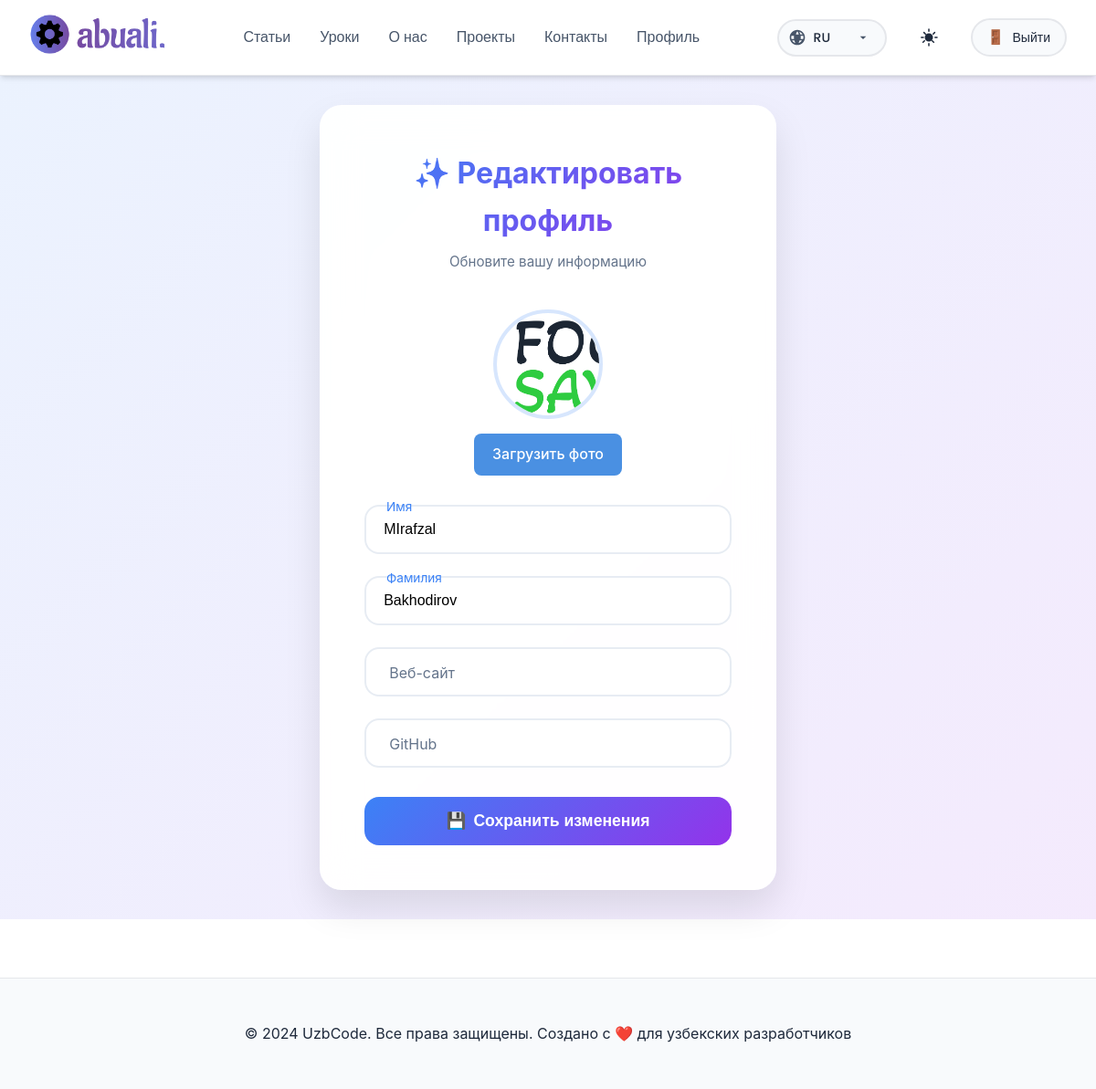
The page /ru/accounts/profile/edit/ (signed in) on the database its author committed.
### accounts/models.py (models this page shows, shortened)
class CustomUser(AbstractUser):
    avatar = models.ImageField(upload_to='avatars/', null=True, blank=True)
    bio = models.TextField(max_length=500, blank=True)
    website = models.URLField(blank=True)
    github = models.URLField(blank=True)
    linkedin = models.URLField(blank=True)
    created_at = models.DateTimeField(auto_now_add=True)
    groups = models.ManyToManyField(
        'auth.Group',
        related_name='custom_user_set',
        blank=True,
        help_text='The groups this user belongs to.',
        verbose_name='groups',
    )
    user_permissions = models.ManyToManyField(
        'auth.Permission',
        related_name='custom_user_set',
        blank=True,
        help_text='Specific permissions for this user.',
        verbose_name='user permissions',
    )

### accounts/views.py (the view)
# urls.py: path('profile/edit/', views.edit_profile, name='edit_profile'),
@login_required
def edit_profile(request):
    if request.method == 'POST':
        form = UserProfileForm(request.POST, request.FILES, instance=request.user)
        if form.is_valid():
            form.save()
            messages.success(request, 'Профиль успешно обновлен!')
            return redirect('profile')
    else:
        form = UserProfileForm(instance=request.user)
    return render(request, 'accounts/edit_profile.html', {'form': form})

### accounts/forms.py
class UserProfileForm(forms.ModelForm):
    class Meta:
        model = CustomUser
        fields = ('avatar', 'first_name', 'last_name', 'linkedin', 'website', 'github')
        widgets = {
            'avatar': forms.FileInput(attrs={'class': 'form-control'}),
            'first_name': forms.TextInput(attrs={'class': 'form-control', 'placeholder': ' '}),
            'last_name': forms.TextInput(attrs={'class': 'form-control', 'placeholder': ' '}),
            'website': forms.URLInput(attrs={'class': 'form-control', 'placeholder': ' '}),
            'github': forms.URLInput(attrs={'class': 'form-control', 'placeholder': ' '}),
            'linkedin': forms.URLInput(attrs={'class': 'form-control', 'placeholder': ' '}),
        }

### templates/accounts/edit_profile.html (shortened to what this page needs)
{% extends 'base.html' %}
{% load i18n %}
{% block content %}
<div class="profile-container">
    <div class="profile-card">
        <div class="profile-header">
            <h2>✨ {% trans "Edit Profile" %}</h2>
            <p>{% trans "Update your information" %}</p>
        </div>
        <form class="profile-form" method="post" enctype="multipart/form-data">
            <div class="avatar-section">
                <div class="avatar-wrapper">
                    {% if user.avatar %}
                        <img src="{{ user.avatar.url }}" alt="Profile" class="avatar-img">
                    {% else %}
                        <div class="avatar-placeholder">{{ user.get_initials }}</div>
                    {% endif %}
                </div>
                <div class="avatar-upload-wrapper">
                    <label for="{{ form.avatar.id_for_label }}" class="avatar-upload-label">
                        {% trans "Upload Photo" %}
                    </label>
                </div>
            </div>
            <div class="form-grid">
                <div class="form-field">
                    {{ form.first_name }}
                    <label for="{{ form.first_name.id_for_label }}">{% trans "First Name" %}</label>
                </div>
                <div class="form-field">
                    {{ form.last_name }}
                    <label for="{{ form.last_name.id_for_label }}">{% trans "Last Name" %}</label>
                </div>
                <div class="form-field">
                    {{ form.website }}
                    <label for="{{ form.website.id_for_label }}">{% trans "Website" %}</label>
                </div>
                <div class="form-field">
                    {{ form.github }}
                    <label for="{{ form.github.id_for_label }}">{% trans "GitHub" %}</label>
                </div>
            </div>
            <button type="submit" class="save-btn">
                <span>💾</span>
                {% trans "Save Changes" %}
            </button>
        </form>
    </div>
</div>
{% endblock %}

### static/css/_variables.css (style rules this page uses)
:root { --bg-primary: #ffffff; --bg-secondary: #f8fafc; --bg-card: #ffffff; --text-primary: #1e293b; --text-secondary: #475569; --text-muted: #64748b; --text-on-accent: #ffffff; --accent-primary: #6366f1; --accent-secondary: #14b8a6; --accent-hover: #4f46e5; --border: #e5e7eb; --border-light: #f3f4f6; --success: #10b981; --warning: #f59e0b; --error: #ef4444; --info: #3b82f6; --bg-error: #fef2f2; --bg-success: #f0fdf4; --bg-warning: #fffbeb; --bg-info: #eff6ff; --border-error: #fecaca; --border-success: #bbf7d0; --border-warning: #fed7aa; --border-info: #bfdbfe; --text-error: #dc2626; --text-success: #059669; --text-warning: #d97706; --text-info: #2563eb; --shadow-sm: 0 1px 2px 0 rgba(0, 0, 0, 0.05); --shadow-md: 0 4px 6px -1px rgba(0, 0, 0, 0.1), 0 2px 4px -2px rgba(0, 0, 0, 0.1); --shadow-lg: 0 10px 15px -3px rgba(0, 0, 0, 0.1), 0 4px 6px -4px rgba(0, 0, 0, 0.1); --shadow-xl: 0 20px 25px -5px rgba(0, 0, 0, 0.1), 0 8px 10px -6px rgba(0, 0, 0, 0.1); --shadow-inner: inset 0 2px 4px 0 rgba(0,0,0,0.05); --shadow-focus: 0 0 0 3px rgba(99, 102, 241, 0.1); --gradient-primary: linear-gradient(135deg, var(--accent-primary), var(--accent-secondary)); --gradient-secondary: linear-gradient(135deg, #ff6b6b, #4ecdc4); --gradient-tertiary: linear-gradient(135deg, #ff9a56, #ff6b95); --gradient-text: linear-gradient(135deg, var(--accent-primary), var(--accent-secondary)); --gradient-hero-title: linear-gradient(135deg, var(--text-primary) 0%, var(--text-secondary) 100%); --glass-bg: rgba(255, 255, 255, 0.1); --glass-border: rgba(255, 255, 255, 0.2); --glass-bg-light: rgba(0, 0, 0, 0.05); --glass-border-light: rgba(0, 0, 0, 0.1); --transition-fast: 0.2s cubic-bezier(0.4, 0, 0.2, 1); --transition-normal: 0.3s cubic-bezier(0.4, 0, 0.2, 1); --transition-slow: 0.4s cubic-bezier(0.4, 0, 0.2, 1); --spacing-xs: 0.5rem; --spacing-sm: 1rem; --spacing-md: 1.5rem; --spacing-lg: 2rem; --spacing-xl: 3rem; --radius-sm: 8px; --radius-md: 12px; --radius-lg: 20px; --radius-full: 9999px; }

### static/css/_base.css (style rules this page uses)
* { margin: 0; padding: 0; box-sizing: border-box; -webkit-font-smoothing: antialiased; -moz-osx-font-smoothing: grayscale; }
body { font-family: 'Inter', system-ui, -apple-system, sans-serif; line-height: 1.6; color: var(--text-primary); background: var(--bg-primary); transition: background-color var(--transition-normal); overflow-x: hidden; }

### static/css/_about_us.css (style rules this page uses)
html { scroll-behavior: smooth; }

### rows shown on the page
CustomUser: avatar (picture), first_name "MIrafzal", last_name "Bakhodirov"
